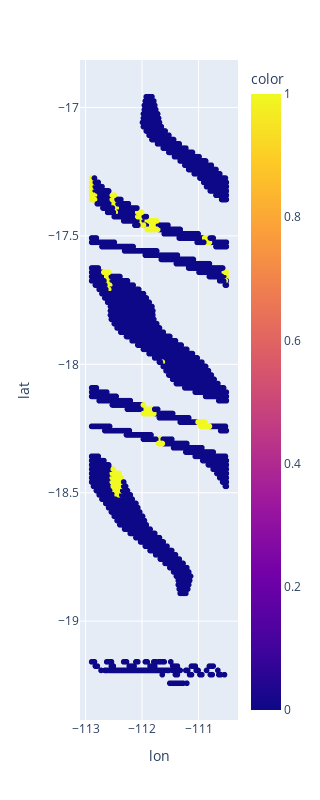

This figure's notebook cell:
### Code cell
fig = px.scatter(X_test, x='lon', y='lat', color=grid.predict(X_test))
fig.update_layout(
        width=300,
        height=800,
        # xaxis=dict(type='linear', autorange=True),  # Adjust x-axis properties
        yaxis=dict(type='linear', autorange=True),  # Adjust y-axis properties
    )
fig.show()

### Figure 1 — Plotly figure (JSON) as saved in the notebook; plotly's stock layout.template omitted (floating-point values rounded to 4 significant figures; data arrays with more than 128 entries replaced by an {"elided": "..."} marker saying what was removed)
{"data": [{"hovertemplate": "lon=%{x}<br>lat=%{y}<br>color=%{marker.color}<extra></extra>", "legendgroup": "", "marker": {"color": {"elided": "4147 int values"}, "coloraxis": "coloraxis", "symbol": "circle"}, "mode": "markers", "name": "", "showlegend": false, "type": "scattergl", "x": {"elided": "4147 float values"}, "xaxis": "x", "y": {"elided": "4147 float values"}, "yaxis": "y"}], "layout": {"coloraxis": {"colorbar": {"title": {"text": "color"}}, "colorscale": [[0, "#0d0887"], [0.1111, "#46039f"], [0.2222, "#7201a8"], [0.3333, "#9c179e"], [0.4444, "#bd3786"], [0.5556, "#d8576b"], [0.6667, "#ed7953"], [0.7778, "#fb9f3a"], [0.8889, "#fdca26"], [1, "#f0f921"]]}, "height": 800, "legend": {"tracegroupgap": 0}, "margin": {"t": 60}, "width": 300, "xaxis": {"anchor": "y", "domain": [0, 1], "title": {"text": "lon"}}, "yaxis": {"anchor": "x", "autorange": true, "domain": [0, 1], "title": {"text": "lat"}, "type": "linear"}}}
